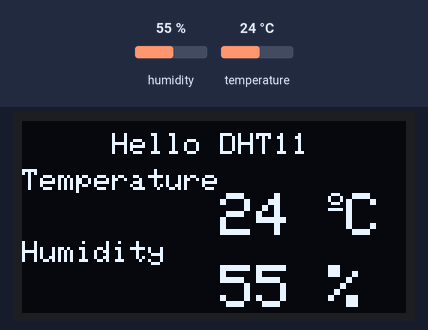
Simulated run of this sketch. Board: ESP8266 (NodeMCU). Shown: 128×64 one-colour display. The inputs (shaded band) are chosen by the test bench; at power-on: humidity 55 %, temperature 24 °C.

Above: at 1.2 s.
1.3 s: humidity set to 22 %
At 5.5 s:
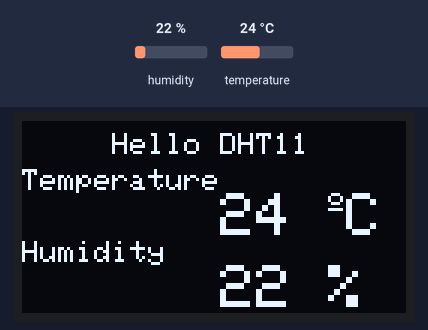
6.3 s: temperature set to 12 °C
At 8.6 s:
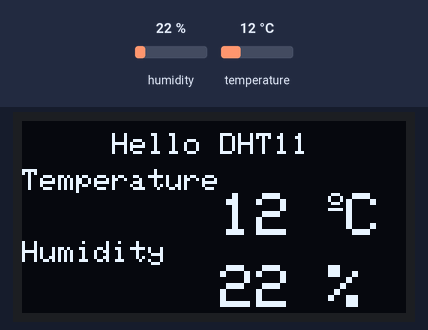
11.3 s: humidity set to 40 %
At 12.9 s:
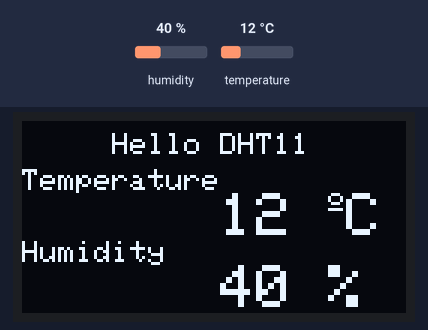
16.3 s: temperature set to 19 °C
At 20.4 s:
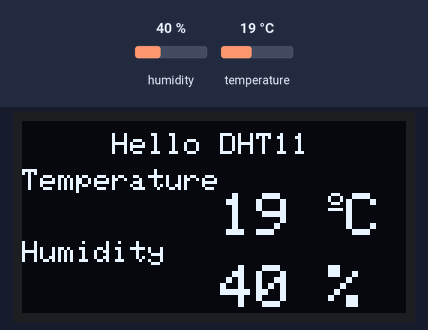
Timing chart, 0 to 21.9 s (numbered marks = the images above; inputs shaded):
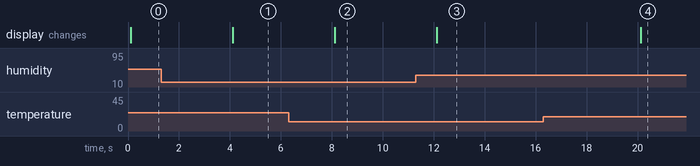

Measured:
- after the input at 1.3 s, the display: changes after 2.8 s (image 1)
- after the input at 6.3 s, the display: changes after 1.8 s (image 2)
- after the input at 11.3 s, the display: changes after 0.81 s (image 3)
- after the input at 16.3 s, the display: changes after 3.8 s (image 4)

The sketch:

stopwatch1.ino
```cpp
#include <Adafruit_SSD1306.h>
#include <Adafruit_GFX.h>
#include <Wire.h>
#include <DHT.h>

// OLED 的尺寸
#define SCREEN_WIDTH 128
#define SCREEN_HEIGHT 64

// 初始化 OLED
#define OLED_RESET    -1  // 不使用重置引腳
#define SCREEN_ADDRESS 0x3C  // 0x3C 是大多數 SSD1306 的 I2C 地址
Adafruit_SSD1306 display(SCREEN_WIDTH, SCREEN_HEIGHT, &Wire, OLED_RESET);

// DHT11 設置
#define DHTPIN  4  // 將 DHT11 的訊號腳接到 ESP8266 的 D4 (GPIO 2)
#define DHTTYPE DHT11  // 使用 DHT11 感測器

DHT dht(DHTPIN, DHTTYPE);

// Timer control
const long timer_delay_dht = 2000;
unsigned long timer_next_dht;


void setup() {
  // 初始化序列埠
  Serial.begin(115200);

  // 初始化 DHT11
  dht.begin();

  // 設定 I2C 腳位，SDA 設為 GPIO14，SCL 設為 GPIO12
  Wire.begin(14, 12);

  // 初始化 I2C 並啟動 OLED 顯示器
  if (!display.begin(SSD1306_SWITCHCAPVCC, SCREEN_ADDRESS)) {
    Serial.println(F("OLED 初始化失敗"));
    for (;;);
  }

  // 設定字型
  display.setTextSize(1);
  display.setTextColor(SSD1306_WHITE);

  // 清除顯示器並顯示初始訊息
  display.clearDisplay();
  display.setCursor(0, 0);
  display.println("DHT11 Sensor Test");
  display.display();

  // timer control
  timer_next_dht = millis();
}

void loop() {
  float h, t;
  int temp, humi;

  if(millis()>timer_next_dht) {
    timer_next_dht = millis() + timer_delay_dht;

    // 讀取 DHT11 的溫度與濕度
    h = dht.readHumidity();
    t = dht.readTemperature();
    humi = (int)h;
    temp = (int)t;

    // 檢查是否讀取失敗，並顯示錯誤訊息
    if (isnan(h) || isnan(t)) {
      Serial.println(F("無法從 DHT 讀取數據"));
      display.clearDisplay();
      display.setCursor(0, 0);
      display.println("Error reading DHT11");
      display.display();
      return;
    }

    // 在 OLED 上顯示數據
    display.clearDisplay();

    // 顯示標題
    display.setTextSize(1);
    display.setCursor(30, 4);
    display.print("Hello DHT11 ");

    // // 顯示溫度
    display.setTextSize(1);
    display.setCursor(0, 16);
    display.print("Temperature ");
    display.setTextSize(2);
    display.setCursor(66, 24);
    display.print(temp);
    display.print(" ");
    display.setTextSize(1);
    display.cp437(true);
    display.write(167);
    display.setTextSize(2);
    display.print("C");

    // // 顯示濕度
    display.setTextSize(1);
    display.setCursor(0, 40);
    display.print("Humidity ");
    display.setTextSize(2);
    display.setCursor(66, 48);
    display.print(humi);
    display.print(" %");

    // 更新顯示器
    display.display();
  }
}
```
